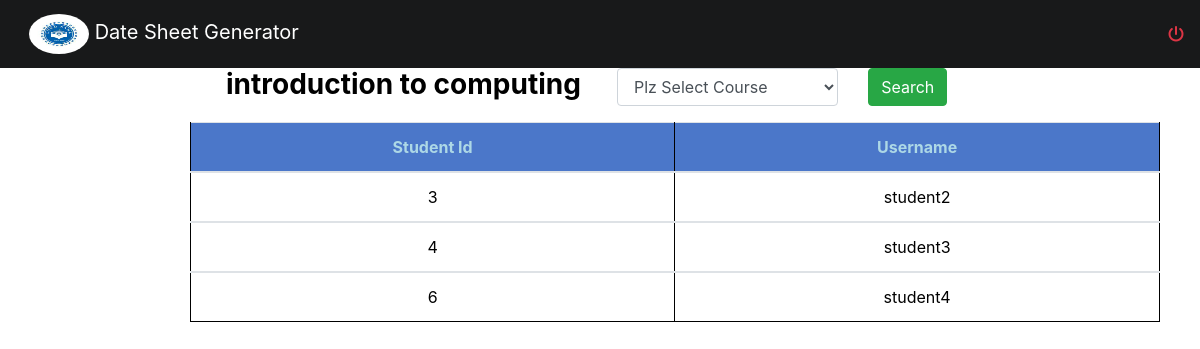
Page /admin/coursestdlist.php?course_id=24 on the committed database.
### tables this page shows
CREATE TABLE `timetable` (
  `timetable_id` int(11) NOT NULL,
  `examtype_id` varchar(50) NOT NULL,
  `timeslot_id` int(11) NOT NULL,
  `program_id` int(11) NOT NULL,
  `semester` varchar(50) NOT NULL,
  `date` date NOT NULL
);

CREATE TABLE `program` (
  `id` int(11) NOT NULL,
  `course_code` varchar(50) NOT NULL,
  `title` varchar(50) NOT NULL,
  `prerequisit` varchar(50) NOT NULL,
  `semester` varchar(50) NOT NULL,
  `faculty_id` int(11) NOT NULL
);

CREATE TABLE `student` (
  `student_id` int(11) NOT NULL,
  `username` varchar(50) NOT NULL,
  `first_name` varchar(50) NOT NULL,
  `last_name` varchar(50) NOT NULL,
  `password` varchar(50) NOT NULL,
  `email` varchar(50) NOT NULL,
  `semester` varchar(50) NOT NULL,
  `gender` varchar(50) NOT NULL,
  `address` varchar(50) NOT NULL,
  `phone` bigint(50) NOT NULL
);

### admin/coursestdlist.php (the view, shortened to what this page needs)
<?php
require_once "../header.php";
	 $program_id="";
	 $semester="";
?>
      <div class="main">
<div class="search">
 <form action="" method="get" >
		<div class="row">
		<div class="col-5">
        <div class="form-group">
     <select  class="form-control" type="text" name="course_id" id="course_id"   >
  <option value=" ">Plz Select Course </option>
  </select> </div>
   </div>
		<div class="col-3">
		<button class="btn btn-success" type="submit">Search</button>
		</div>
		</div>
      </form>
	  </div>
<div class="container-fluid" >
<div class="container" >
<?php
	 if(isset($_GET['course_id']) && $_GET['course_id']!=''){
				$course_id=$_GET["course_id"];
			$query="select * from timetable   where program_id='$course_id'";
			$result= mysqli_query($link, $query);
    while($row = mysqli_fetch_assoc($result)){
			   $program_id=$row['program_id'];
		        $semester=$row['semester'];
	}
?>
	 <table class="table" id="table">
                    <thead>
					       <tr>
						   <h3> <?php
						   echo getsubj($link,$program_id);
						   ?></h3>
					       </tr>
					</thead>
					 <thead>
							<tr>
							<th>Student Id</th>
							<th>Username</th>
							</tr>
							</thead>
							<tbody>
							<?php
 $busSql = "Select * from student where semester='$semester'";
             $resultBusSql = mysqli_query($link, $busSql);
    while($row = mysqli_fetch_assoc($resultBusSql)){
		       $s_id=$row['student_id'];
		       $username=$row['username'];
			  ?>
                                 <tr>
							        <td><?Php echo $s_id;?></td>
							       <td><?Php echo $username;?></td>
		                           </tr>
					</tbody>
	<?php
	}
	}
	function getsubj($link,$id){
			  $busSql = "Select * from program where id='$id' ";
             $resultBusSql = mysqli_query($link, $busSql);
    while($row = mysqli_fetch_assoc($resultBusSql)){
			   $title=$row['title'];
	}
	return $title;
		 }
?>

### style.css (style rules this page uses)
body { margin:0px; padding:0px; color:black; }
.main { margin-left: 150px; padding: 0px 10px; }
#table th { background-color:#4b77c9; color:lightblue; text-align:center; }
#table td { background-color:white; text-align:center; color:black; }
#table { background-color:#334d4d; border-radius: 10px; padding-top: 10px; padding-bottom: 10px; color: lightblue; }
h3 { font-weight: bold; text-align: center; color: black; }
.search { float:right; }
.container { color: lightblue; }
.container table { color: lightblue; }
select { color: ; }
.table2, th, td { border: 1px solid black; }

### rows in the picture
timetable: program.title "introduction to computing"
student: student_id "3", username "student2"
student: student_id "4", username "student3"
student: student_id "6", username "student4"
